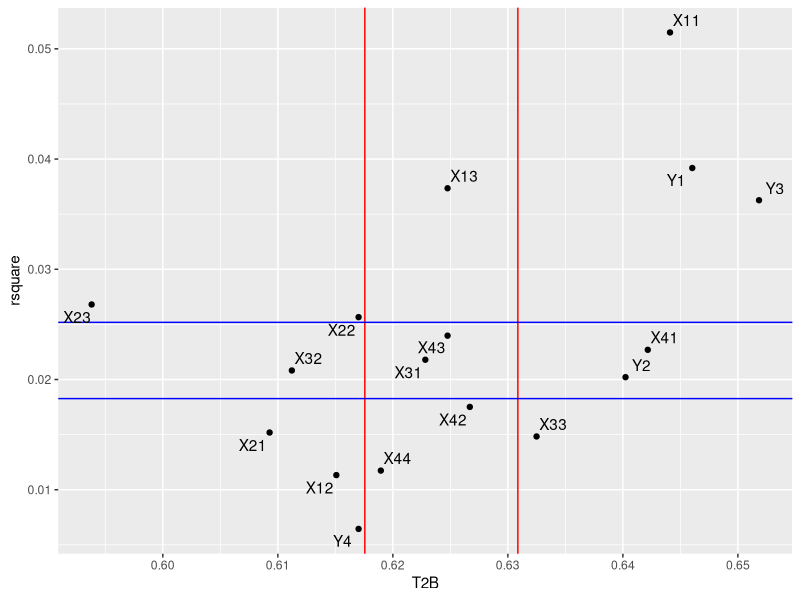

The R script that drew this image:
install.packages("tidyverse")
install.packages("ggrepel")
install.packages("sqldf")
library(tidyverse)
library(ggrepel)
library(sqldf)

raw_data=read.csv("Dataset.csv")
cols <- names(raw_data)
#regression: lm(dependen~independen)

#iterasi automate sendiri
#missing value kalo datanya sedikit: mean/median

predictor <- grep("^(X|Y)", cols, value = TRUE)
rsquare <- sapply(predictor, function(pred) {
  a <- lm(raw_data$MM~raw_data[[pred]], na.action="na.omit") 
  summary(a)$r.squared
})

#rsq
Result5 <- data.frame(cols = predictor, rsquare = rsquare)

atributes <- grep("^(X|Y)", cols, value = TRUE)
Dataset<-raw_data[,atributes]
combine<-as.data.frame(gather(Dataset,attrb,score))
combine$itung<-ifelse(combine$score>=4,1,0)
combine$pembagi<-ifelse(combine$score>=1,1,0)

#top 2 box
T2B<-sqldf("select attrb,sum(itung)/sum(pembagi) T2B from combine group by 1")

Result5 %>% 
  arrange(cols) -> Result5
T2B %>% 
  arrange(attrb) -> T2B
cbind(Result5, T2B = T2B[,2]) -> hasil

#COLS + RSQ + Top two Box
hasil

#plot
hasil %>% 
  filter(cols != "MM") %>% 
  ggplot(aes(x = T2B, y = rsquare)) +
  geom_point() + 
  geom_vline(xintercept = quantile(hasil$T2B, probs = 0.33), color ="red") + 
  geom_vline(xintercept = quantile(hasil$T2B, probs = 0.67), color = "red") + 
  geom_hline(yintercept = quantile(hasil$rsquare, probs = 0.33), color = "blue") + 
  geom_hline(yintercept = quantile(hasil$rsquare, probs = 0.67), color = "blue") +
  geom_text_repel(aes(label = cols), check_overlap = T)


#contoh, satu persatu
model <- lm(raw_data$MM ~ raw_data$Y1)
summary(model)
